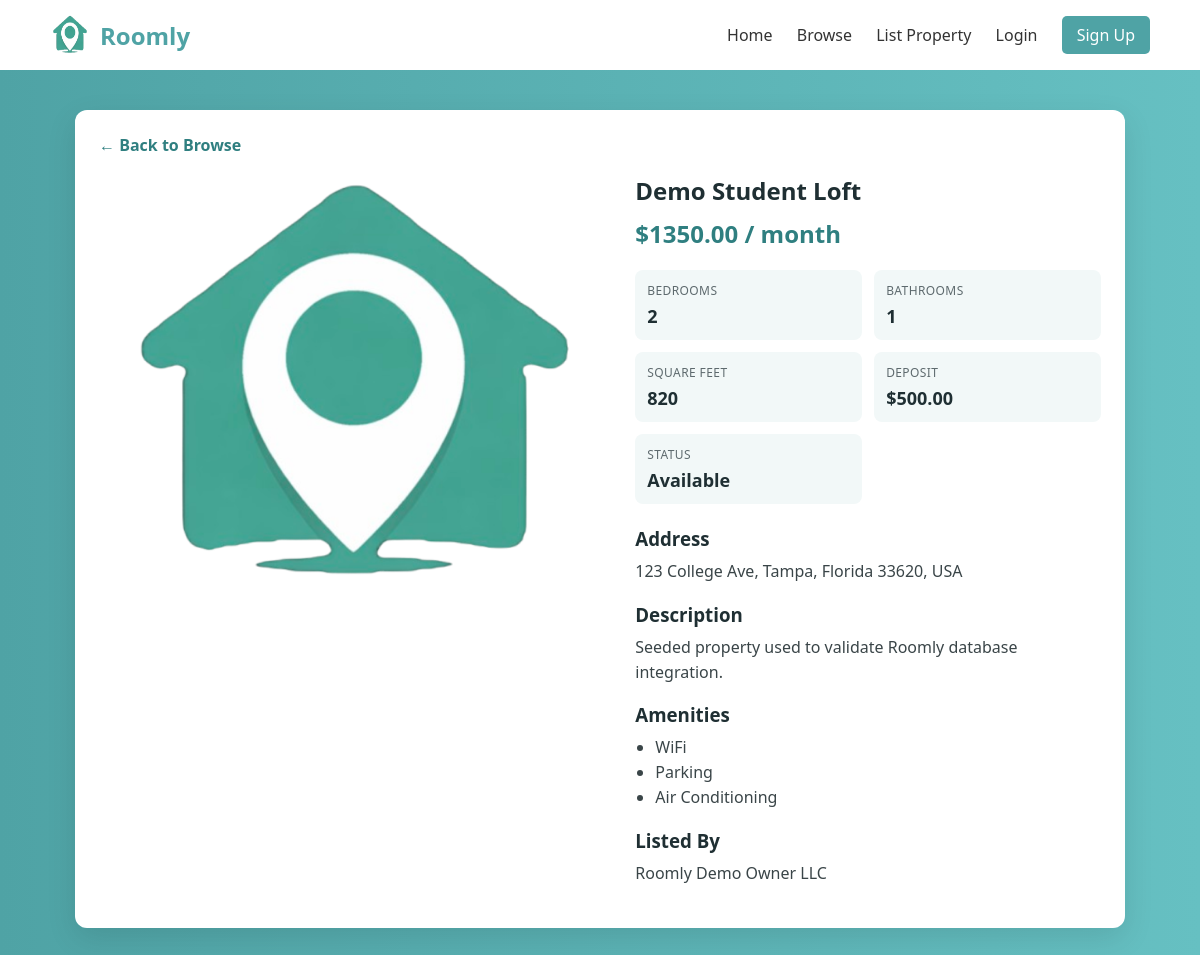
/property/1, run on the app's committed database.
### website/models.py (models this page shows, shortened)
class Property(db.Model):
    __tablename__ = 'PROPERTY'
    property_id_pk = db.Column(db.Integer, primary_key=True)
    title = db.Column(db.String(255), nullable=False)
    description = db.Column(db.Text, nullable=False)
    address = db.Column(db.String(255), nullable=False)
    city = db.Column(db.String(255), nullable=False)
    state = db.Column(db.String(255), nullable=False)
    country = db.Column(db.String(255), nullable=False)
    postal_code = db.Column(db.String(10), nullable=False)
    price_per_month = db.Column(db.Float, nullable=False)
    deposit_amount = db.Column(db.Float, nullable=False)
    number_of_bedrooms = db.Column(db.Integer, nullable=False)
    number_of_bathrooms = db.Column(db.Integer, nullable=False, default=1)
    sqr_ft = db.Column(db.Integer, nullable=False)
    amenities = db.Column(db.Text, nullable=True)
    availability_status = db.Column(db.Boolean, nullable=False)
    owner_id_fk = db.Column(db.Integer, nullable=False)
    university_id_fk = db.Column(db.Integer, nullable=True)
    images = db.relationship('PropertyImage', backref='property', lazy='select')
    amenity_links = db.relationship('PropertyAmenity', backref='property', lazy='select')

class Amenity(db.Model):
    __tablename__ = 'AMENITIES'
    amenity_id_pk = db.Column(db.Integer, primary_key=True)
    name = db.Column(db.String(255), nullable=False)

class Owner(db.Model):
    __tablename__ = 'OWNER'
    owner_id_pk = db.Column(db.Integer, primary_key=True)
    company_name = db.Column(db.String(255), nullable=True)
    verified_status = db.Column(db.Boolean, nullable=True)
    account_id_fk = db.Column(db.Integer, nullable=False)

### website/views.py (the view)
@views.route('/property/<int:property_id>')
def property_detail(property_id):
    selected_property = Property.query.get_or_404(property_id)
    owner_profile = Owner.query.filter_by(owner_id_pk=selected_property.owner_id_fk).first()
    amenity_names = []
    if selected_property.amenities:
        amenity_names = [name.strip() for name in selected_property.amenities.split(',') if name.strip()]
    if not amenity_names:
        amenity_rows = (
            db.session.query(Amenity.name)
            .join(PropertyAmenity, Amenity.amenity_id_pk == PropertyAmenity.amenity_id_pk_fk)
            .filter(PropertyAmenity.property_id_pk_fk == selected_property.property_id_pk)
            .all()
        )
        amenity_names = [row[0] for row in amenity_rows]
    reservation = Reservation.query.filter_by(property_id_fk=selected_property.property_id_pk).first()
    reserver = None
    if reservation:
        reserver = Account.query.filter_by(account_id_pk=reservation.account_id_fk).first()
    user_has_active_reservation = False
    account_id = session.get('account_id')
    if account_id:
        user_has_active_reservation = Reservation.query.filter_by(account_id_fk=account_id).first() is not None
    return render_template('property-detail.html', property=selected_property, owner=owner_profile, amenity_names=amenity_names, reservation=reservation, reserver=reserver, user_has_active_reservation=user_has_active_reservation)

### website/templates/property-detail.html (shortened to what this page needs)
<!DOCTYPE html>
<html lang="en">
<head>
    <link rel="stylesheet" href="{{ url_for('static', filename='styles.css') }}">
</head>
<body>
    <header>
        <a class="logoRoomly" href="{{ url_for('views.home') }}">
            <img src="{{ url_for('static', filename='logoRoomly.png') }}" alt="Roomly Icon" class="header-icon">
            Roomly
        </a>
        <nav>
            <a href="{{ url_for('views.home') }}">Home</a>
            <a href="{{ url_for('views.browse') }}">Browse</a>
            <a href="{{ url_for('views.list_property') }}">List Property</a>
            {% if session.get('account_id') %}
                <a href="{{ url_for('auth.profile') }}">Profile</a>
                <span class="nav-user">Hi, {{ session.get('account_first_name') }}</span>
                <a href="{{ url_for('auth.logout') }}" class="signup-btn">Log Out</a>
            {% else %}
                <a href="{{ url_for('auth.login') }}">Login</a>
                <a href="{{ url_for('auth.signup') }}" class="signup-btn">Sign Up</a>
            {% endif %}
        </nav>
    </header>
    <section class="property-detail-page">
        <div class="property-detail-card">
            <a class="back-to-browse" href="{{ url_for('views.browse') }}">&larr; Back to Browse</a>
            <div class="property-detail-grid">
                <div class="property-detail-image-wrap">
                    {% if property.images %}
                        <div class="property-images-gallery">
                            {% for image in property.images %}
                                <img src="{{ image.image_url }}" alt="{{ property.title }}" class="gallery-image" data-gallery-image="true">
                            {% endfor %}
                        </div>
                    {% else %}
                        <img src="/static/logoRoomly.png" alt="{{ property.title }}">
                    {% endif %}
                </div>
                <div class="property-detail-info">
                    <h1>{{ property.title }}</h1>
                    <p class="property-price">${{ '%.2f'|format(property.price_per_month) }} / month</p>
                    <div class="property-meta-grid">
                        <div>
                            <span class="meta-label">Bedrooms</span>
                            <span class="meta-value">{{ property.number_of_bedrooms }}</span>
                        </div>
                        <div>
                            <span class="meta-label">Bathrooms</span>
                            <span class="meta-value">{{ property.number_of_bathrooms }}</span>
                        </div>
                        <div>
                            <span class="meta-label">Square Feet</span>
                            <span class="meta-value">{{ property.sqr_ft }}</span>
                        </div>
                        <div>
                            <span class="meta-label">Deposit</span>
                            <span class="meta-value">${{ '%.2f'|format(property.deposit_amount) }}</span>
                        </div>
                        <div>
                            <span class="meta-label">Status</span>
                            <span class="meta-value">{{ 'Available' if property.availability_status else 'Not Available' }}</span>
                        </div>
                    </div>
                    <div class="property-address-block">
                        <h3>Address</h3>
                        <p>{{ property.address }}, {{ property.city }}, {{ property.state }} {{ property.postal_code }}, {{ property.country }}</p>
                    </div>
                    <div class="property-description-block">
                        <h3>Description</h3>
                        <p>{{ property.description }}</p>
                    </div>
                    <div class="property-amenities-block">
                        <h3>Amenities</h3>
                        {% if amenity_names %}
                            <ul class="amenities-list">
                                {% for amenity in amenity_names %}
                                    <li>{{ amenity }}</li>
                                {% endfor %}
                            </ul>
                        {% else %}
                            <p>No amenities listed.</p>
                        {% endif %}
                    </div>
                    <div class="property-owner-block">
                        <h3>Listed By</h3>
                        <p>
                            {% if owner and owner.company_name %}
                                {{ owner.company_name }}
                            {% else %}
                                Roomly Owner
                            {% endif %}
                        </p>
                    </div>
                </div>
            </div>
        </div>
    </section>
</body>
</html>

### website/static/styles.css (style rules this page uses)
* { margin: 0; padding: 0; box-sizing: border-box; font-family: 'Segoe UI', sans-serif; }
body { background-color: #f8f9fa; color: #333; }
header { display: flex; justify-content: space-between; align-items: center; padding: 15px 50px; background-color: white; box-shadow: 0 2px 5px rgba(0,0,0,0.05); }
.header-icon { height: 40px; width: 40px; margin-right: 10px; vertical-align: middle; }
.logoRoomly { display: flex; align-items: center; font-size: 24px; font-weight: 700; color: #4FA3A5; text-decoration: none; }
nav a { margin-left: 20px; text-decoration: none; color: #333; font-weight: 500; }
.signup-btn { background-color: #4FA3A5; color: white; padding: 8px 15px; border-radius: 5px; }
.property-detail-page { min-height: calc(100vh - 70px); background: linear-gradient(to right, #4FA3A5, #66c0c2); padding: 40px 20px; }
.property-detail-card { max-width: 1050px; margin: 0 auto; background-color: white; border-radius: 12px; box-shadow: 0 10px 30px rgba(0, 0, 0, 0.1); padding: 24px; }
.back-to-browse { display: inline-block; margin-bottom: 18px; text-decoration: none; color: #2f7f80; font-weight: 600; }
.property-detail-grid { display: grid; grid-template-columns: 1.1fr 1fr; gap: 24px; }
.property-detail-image-wrap img { width: 100%; border-radius: 10px; object-fit: cover; max-height: 460px; }
.property-detail-info h1 { margin-bottom: 10px; color: #1f2f33; }
.property-price { color: #2f7f80; font-size: 24px; font-weight: 700; margin-bottom: 20px; }
.property-meta-grid { display: grid; grid-template-columns: repeat(2, minmax(130px, 1fr)); gap: 12px; margin-bottom: 22px; }
.property-meta-grid > div { background-color: #f2f8f8; border-radius: 8px; padding: 12px; display: flex; flex-direction: column; gap: 5px; }
.meta-label { font-size: 12px; text-transform: uppercase; color: #5e6a6e; letter-spacing: 0.4px; }
.meta-value { font-size: 18px; font-weight: 700; color: #1f2f33; }
.property-address-block, .property-description-block, .property-amenities-block, .property-owner-block { margin-bottom: 18px; }
.property-address-block h3, .property-description-block h3, .property-amenities-block h3, .property-owner-block h3 { margin-bottom: 8px; color: #1f2f33; }
.property-address-block p, .property-description-block p, .property-amenities-block p, .property-owner-block p { color: #3a4548; line-height: 1.55; }
.amenities-list { margin: 0; padding-left: 20px; color: #3a4548; line-height: 1.55; }

### data on the page
Property: title "Demo Student Loft", price_per_month "1350.00", number_of_bedrooms "2", number_of_bathrooms "1", sqr_ft "820", deposit_amount "500.00", availability_status "Available", address "123 College Ave", city "Tampa", state "Florida", postal_code "33620", country "USA", description "Seeded property used to validate Roomly database integration."
Amenity: name "WiFi"
Amenity: name "Parking"
Amenity: name "Air Conditioning"
Owner: company_name "Roomly Demo Owner LLC"
